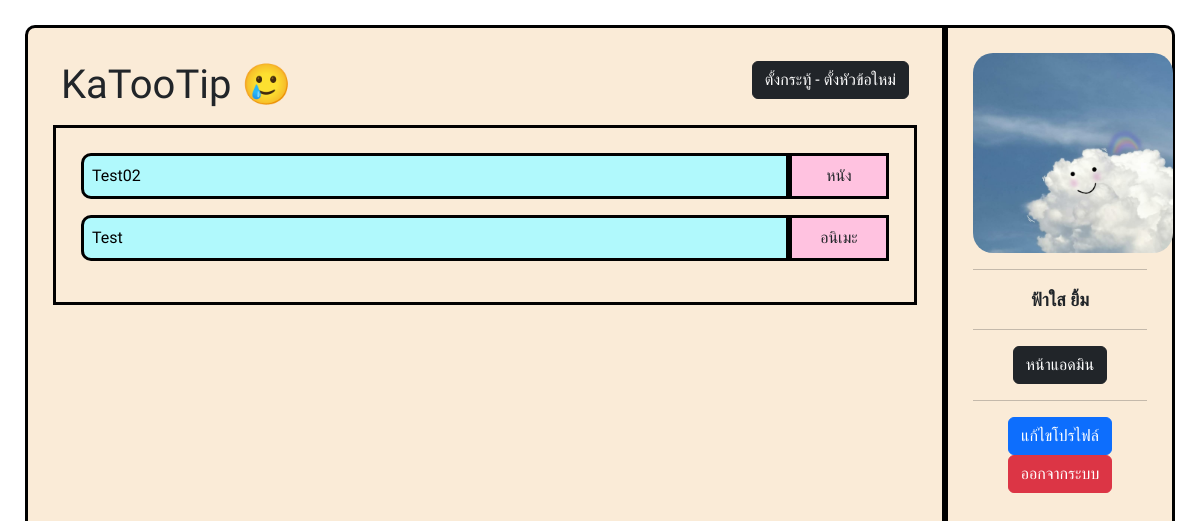
Page /index.php (signed in) on the committed database.
### tables this page shows
CREATE TABLE `board_main` (
  `bm_id` int(11) NOT NULL,
  `u_id` int(11) NOT NULL,
  `bm_title` varchar(200) NOT NULL,
  `bm_detail` longtext NOT NULL,
  `cg_id` int(11) DEFAULT NULL,
  `bm_img` varchar(200) DEFAULT NULL,
  `bm_date` datetime NOT NULL
);

CREATE TABLE `category` (
  `cg_id` int(11) NOT NULL,
  `cg_name` varchar(200) NOT NULL
);

CREATE TABLE `users` (
  `u_id` int(11) NOT NULL,
  `email` varchar(20) NOT NULL,
  `fullname` varchar(200) NOT NULL,
  `password` varchar(200) NOT NULL,
  `img` varchar(200) DEFAULT NULL,
  `type` int(1) NOT NULL DEFAULT '0' COMMENT '0 = member\r\n1 = admin'
);

### index.php (the view, shortened to what this page needs)
<?php
require_once 'config/db.php';
if (isset($_SESSION['u_id'])) {
    $uid = $_SESSION['u_id'];
}
$query = $connection->prepare("SELECT * FROM users WHERE u_id=:uid");
$query->bindParam("uid", $uid, PDO::PARAM_STR);
$query->execute();
$result = $query->fetch(PDO::FETCH_ASSOC);
?>
<!DOCTYPE html>
<html lang="th">
<head>
    <link rel="stylesheet" href="css/styles.css">
    <link href="https://cdn.jsdelivr.net/npm/bootstrap@5.2.0/dist/css/bootstrap.min.css" rel="stylesheet">
</head>
<body>
    <div class="board d-flex flex-column justify-content-center mb-3">
        <div class="board--container d-flex">
            <div class="board--body d-flex flex-column">
                <div class="board--header d-flex">
                    <div class="p-2 flex-grow-1 bd-highlight">
                        <h1>KaTooTip 🥲</h1>
                    </div>
                    <?php
                    if (isset($_SESSION['u_id'])) {
                    ?>
                        <div class="p-2 bd-highlight">
                            <a href="addboard.php?id=<?php echo $uid ?>" class="btn btn-dark">ตั้งกระทู้ - ตั้งหัวข้อใหม่</a>
                        </div>
                    <?php
                    } else {
                    ?>
                        <div class="p-2 bd-highlight">
                            <button class="btn btn-dark isDisabled" disabled>ตั้งกระทู้ - ตั้งหัวข้อใหม่</button>
                        </div>
                    <?php
                    }
                    ?>
                </div>
                <div class="board--content">
                    <?php
                    $board = $connection->prepare("SELECT * FROM board_main ORDER BY bm_date DESC");
                    $board->execute();
                    $boards = $board->fetchAll(PDO::FETCH_ASSOC);
                    foreach ($boards as $row) {
                    ?>
                        <div class="d-flex bd-highlight mb-3">
                            <div class="a p-2 flex-grow-1 bd-highlight">
                                <a href="detail.php?bm_id=<?php echo $row['bm_id'] ?>" style="text-decoration:none; color:black;">
                                    <?php echo $row['bm_title'] ?>
                                </a>
                            </div>
                            <?php
                            $bm_cg = $connection->prepare("SELECT * FROM category WHERE cg_id=:cg_id");
                            $bm_cg->bindParam("cg_id", $row['cg_id'], PDO::PARAM_STR);
                            $bm_cg->execute();
                            $bm_cgs = $bm_cg->fetch(PDO::FETCH_ASSOC);
                            ?>
                            <div class="b p-2 bd-highlight"><?php echo $bm_cgs['cg_name'] ?></div>
                        </div>
                    <?php
                    }
                    ?>
                </div>
            </div>
            <?php
            if (isset($_SESSION['u_id'])) {
            ?>
                <div class="board--profile">
                    <div class="profile-img">
                        <img src="img/user_profile/<?php echo $result['img'] ?>" alt="">
                    </div>
                    <hr>
                    <div class="username">
                        <p><?php echo $result['fullname']  ?></p>
                    </div>
                    <?php
                    if ($result['type'] == 1) {
                    ?>
                        <hr>
                        <a href="admin/admin.php" class="btn btn-dark">หน้าแอดมิน</a>
                    <?php
                    }
                    ?>
                    <hr>
                    <a href="edit_profile.php?id=<?php echo $result['u_id'] ?>" class="btn btn-primary">แก้ไขโปรไฟล์</a>
                    <a href="logout.php" class="btn btn-danger">ออกจากระบบ</a>
                </div>
            <?php
            }
            ?>
        </div>
    </div>
</body>
</html>

### css/styles.css (style rules this page uses)
* { box-sizing: border-box; font-family: 'Itim', cursive; }
.board { width: 100%; }
.board--container { width: 100%; padding: 25px; position: fixed; top: 0; left: 0; height: 100%; }
.a { height: auto; border: 3px solid rgb(0, 0, 0); border-top-left-radius: 10px; border-bottom-left-radius: 10px; background-color: rgb(176, 249, 252); }
.b { text-align: center; width: 100px; height: auto; border: 3px solid rgb(0, 0, 0); background-color: rgb(255, 194, 224); }
.board--body { width: 80%; border: 3px solid rgb(0, 0, 0); margin: 0; padding: 25px; border-top-left-radius: 10px; background-color: antiquewhite; }
.board--profile { text-align: center; width: 20%; margin: 0; padding: 25px; height: auto; border: 3px solid rgb(0, 0, 0); border-top-right-radius: 10px; background-color: antiquewhite; }
.profile-img img { display: block; margin-left: auto; margin-right: auto; width: 200px; height: 200px; border-radius: 10%; }
.username p { font-size: 18px; font-weight: bold; margin: auto; text-align: center; padding: auto; }
.board--content { width: 100%; height: auto; border: 3px solid rgb(0, 0, 0); margin: 0; padding: 25px; }

### rows in the picture
board_main: bm_title "Test02", cg.cg_name "หนัง"
board_main: bm_title "Test", cg.cg_name "อนิเมะ"
users: img (picture), fullname "ฟ้าใส ยิ้ม"
